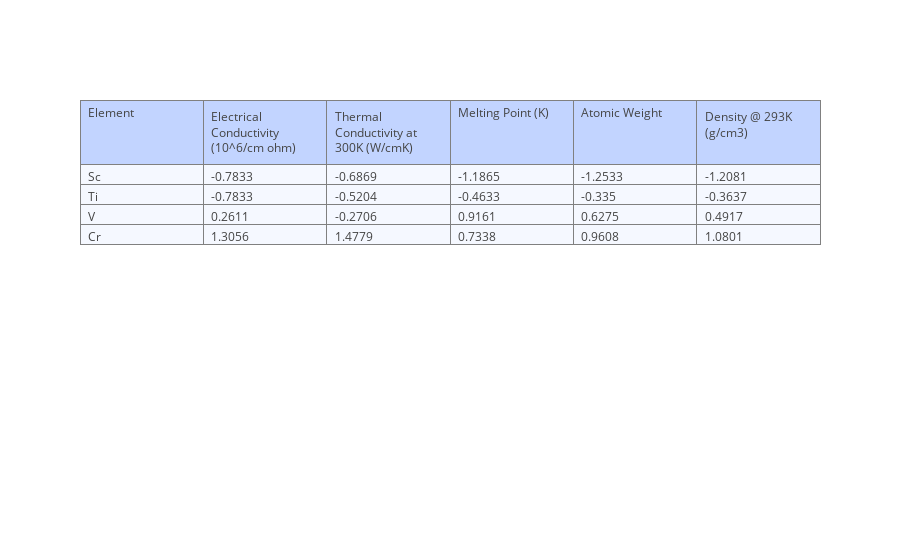

Here is the notebook cell this chart was saved with:
### Markdown cell above
Note that after mean centering, the mean of each column is zero. One possible error is the number of places beyond the decimal point to include. If you get average values that are not exactly zero, this error will be carried out through the entire calculation, so if you are not getting zero, check that you are consistent in the number of decimal points used throughout the analysis. Also, in cases where there are obvious outliers in the data, using the median instead of the mean may be appropriate to reduce the effect of outliers.

After mean centering the data, we standardize the data. The reason is because the units of the variables are different. If instead of using K for melting point we instead used mK, the final result would significantly change, although the data is the same. Additionally, melting point values have magnitude of 10<sup>3</sup>, while electrical conductivity has magnitude of 10<sup>-2</sup> so that equal percent changes between columns results in very different quantitative changes. In cases where the units are the same (for example, spectral data or repeated experiments), standardization may not be necessary.

An issue is whether to use the sample standard deviation or the population standard deviation. The values will be different because for the sample standard deviation, the deviation in the data is divided by degrees of freedom instead of the number of samples as in population standard deviation. Logically, we would use the sample standard deviation because we are not using a complete data set; that is, the data set we have could be expanded to a larger number of elements. Thus, in order for the results to be more robust, we will use the sample standard deviation.

The matrix below is X in equation 1.

### Code cell
# Calculate X 
X = (input_df - input_df.mean())/input_df.std()

# Plot X
iplot(plot_df(X.round(4)), filename = 'X_table')

### Figure 1 — Plotly figure (JSON) as saved in the notebook; plotly's stock layout.template omitted (floating-point values rounded to 4 significant figures)
{"data": [{"cells": {"align": ["left", "left", "left", "left", "left"], "fill": {"color": "#F5F8FF"}, "values": [["Sc", "Ti", "V", "Cr"], [-0.7833, -0.7833, 0.2611, 1.306], [-0.6869, -0.5204, -0.2706, 1.478], [-1.187, -0.4633, 0.9161, 0.7338], [-1.253, -0.335, 0.6275, 0.9608], [-1.208, -0.3637, 0.4917, 1.08]]}, "header": {"align": ["left", "left", "left", "left", "left"], "fill": {"color": "#C2D4FF"}, "values": ["Element", "Electrical Conductivity (10^6/cm ohm)", "Thermal Conductivity at 300K (W/cmK)", "Melting Point (K)", "Atomic Weight", "Density @ 293K (g/cm3)"]}, "type": "table", "uid": "bc5ca2b9-0a9d-460c-bdb0-3ad06754afd6"}], "layout": {}}
